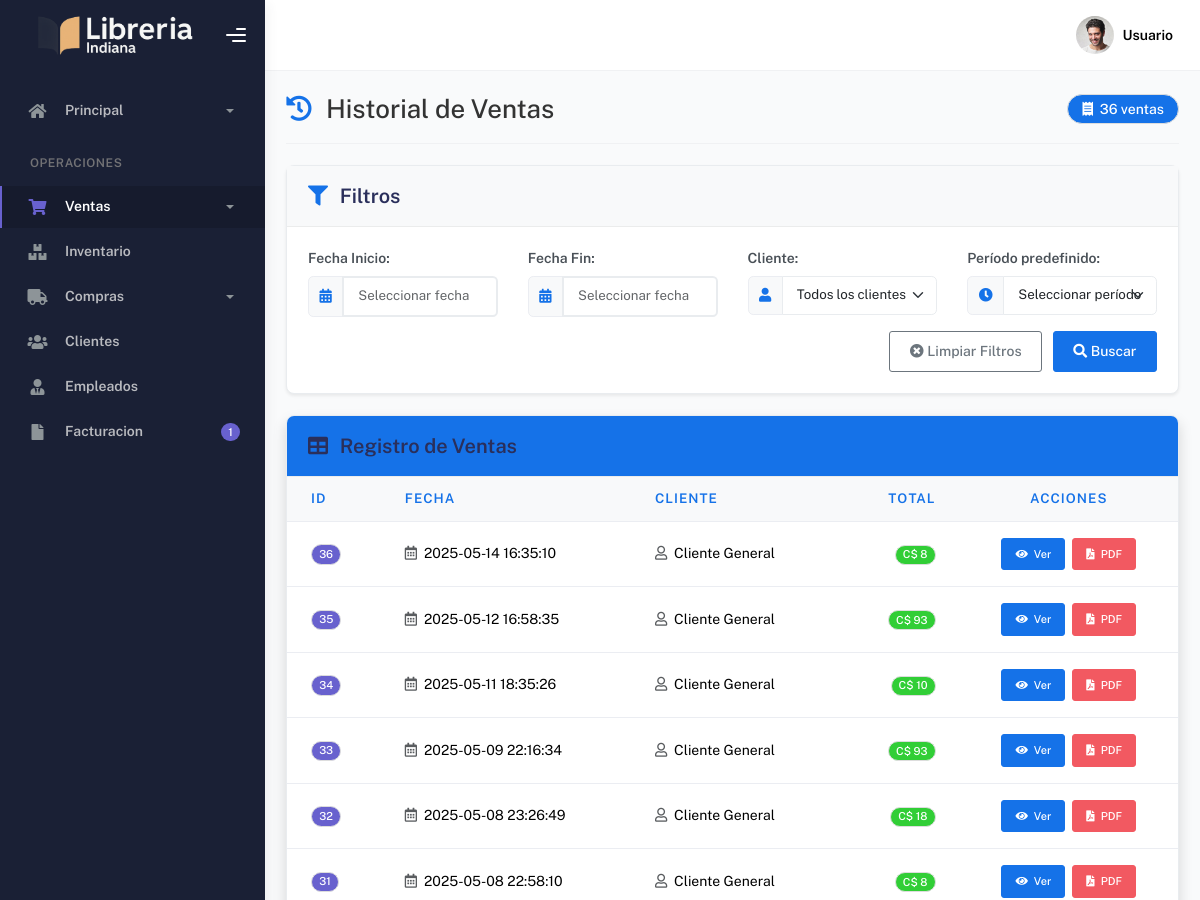
Page /historial (upper part) on the earlier database version.
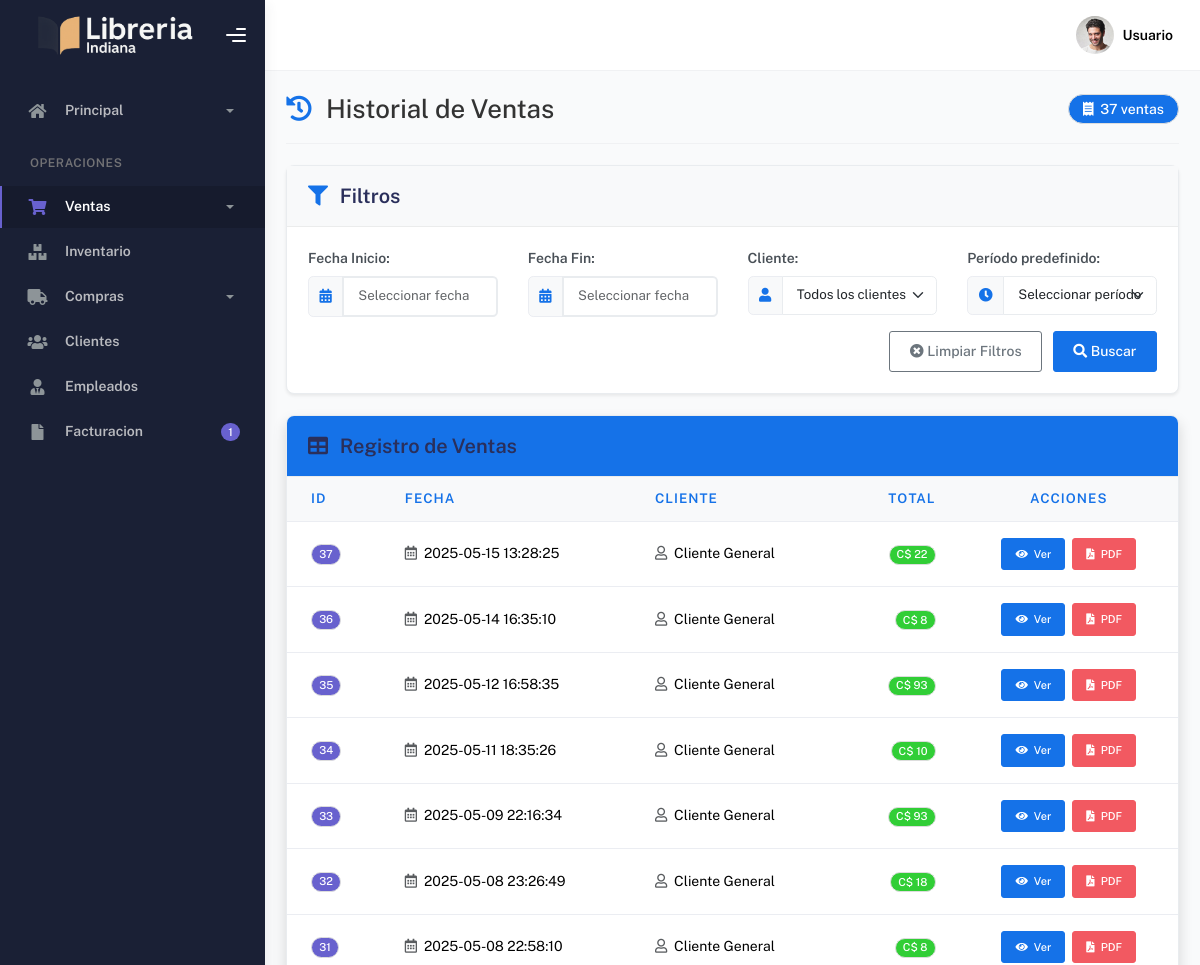
Same page on the later database version.
### tables this page shows
CREATE TABLE Venta (
    IDVenta INTEGER PRIMARY KEY AUTOINCREMENT,
    Fecha DATETIME,
    Total DECIMAL NOT NULL,
    IDEmpleado INTEGER,
    IDCliente INTEGER,
    IDSucursal INTEGER, MetodoPago TEXT, Descuento REAL,
    FOREIGN KEY (IDEmpleado) REFERENCES Empleado(IDEmpleado),
    FOREIGN KEY (IDCliente) REFERENCES Cliente(IDCliente),
    FOREIGN KEY (IDSucursal) REFERENCES Sucursal(IDSucursal)
);

### app/blueprints/ventas/routes.py (the view, shortened to what this page needs)
@ventas_bp.route("/historial", methods=["GET", "POST"])
def historial():
    ventas = obtener_ventas("todas")
    clientes = obtener_clientes()
    return render_template("ventas/ventas.html", ventas=ventas, clientes=clientes)

### app/blueprints/ventas/routes.py (called while the page is built)
def obtener_clientes():
    conexion = get_db_connection()
    cursor = conexion.cursor()
    cursor.execute("SELECT IDCliente, NombreCompleto FROM Cliente ORDER BY NombreCompleto")
    clientes = [{"IDCliente": row[0], "NombreCompleto": row[1]} for row in cursor.fetchall()]
    conexion.close()
    return clientes

### app/utils/db.py (called while the page is built)
def get_db_connection():
    conn = sqlite3.connect(current_app.config['DATABASE_PATH'])
    conn.row_factory = sqlite3.Row
    return conn

### app/blueprints/ventas/templates/ventas/ventas.html (shortened to what this page needs)
{% extends "layout.html" %}
{% block style %}
<link rel="stylesheet" href="https://cdn.jsdelivr.net/npm/flatpickr/dist/flatpickr.min.css">
<link rel="stylesheet" href="https://cdn.datatables.net/1.11.5/css/dataTables.bootstrap5.min.css">
{% endblock %}
{% block main %}
<div class="container-fluid">
    <div class="d-flex justify-content-between align-items-center mb-4 pb-3 border-bottom">
        <h2 class="m-0 d-flex align-items-center">
            <i class="fas fa-history text-primary me-3"></i>
            Historial de Ventas
        </h2>
        <span class="badge bg-primary rounded-pill px-3 py-2 fs-6">
            <i class="fas fa-receipt me-1"></i>
            {{ ventas|length }} ventas
        </span>
    </div>
    <div class="card filter-card shadow-sm mb-4">
        <div class="card-header bg-light">
            <h5 class="card-title mb-0">
                <i class="fas fa-filter me-2 text-primary"></i>
                Filtros
            </h5>
        </div>
        <div class="card-body">
            <form id="filtroForm" class="row g-3">
                <div class="col-md-3">
                    <label for="fechaInicio" class="form-label fw-bold">Fecha Inicio:</label>
                    <div class="input-group">
                        <span class="input-group-text bg-light">
                            <i class="fas fa-calendar-alt text-primary"></i>
                        </span>
                        <input type="text" class="form-control datepicker" id="fechaInicio" placeholder="Seleccionar fecha">
                    </div>
                </div>
                <div class="col-md-3">
                    <label for="fechaFin" class="form-label fw-bold">Fecha Fin:</label>
                    <div class="input-group">
                        <span class="input-group-text bg-light">
                            <i class="fas fa-calendar-alt text-primary"></i>
                        </span>
                        <input type="text" class="form-control datepicker" id="fechaFin" placeholder="Seleccionar fecha">
                    </div>
                </div>
                <div class="col-md-3">
                    <label for="cliente" class="form-label fw-bold">Cliente:</label>
                    <div class="input-group">
                        <span class="input-group-text bg-light">
                            <i class="fas fa-user text-primary"></i>
                        </span>
                        <select class="form-select" id="cliente">
                            <option value="">Todos los clientes</option>
                        </select>
                    </div>
                </div>
                <div class="col-md-3">
                    <label for="periodo" class="form-label fw-bold">Período predefinido:</label>
                    <div class="input-group">
                        <span class="input-group-text bg-light">
                            <i class="fas fa-clock text-primary"></i>
                        </span>
                        <select class="form-select" id="periodo">
                            <option value="">Seleccionar período</option>
                        </select>
                    </div>
                </div>
                <div class="col-12 text-end">
                    <button type="button" id="btnLimpiarFiltros" class="btn btn-outline-secondary me-2">
                        <i class="fas fa-times-circle me-1"></i>Limpiar Filtros
                    </button>
                    <button type="button" id="btnFiltrar" class="btn btn-primary">
                        <i class="fas fa-search me-1"></i>Buscar
                    </button>
                </div>
            </form>
        </div>
    </div>
    <div class="card data-card shadow">
        <div class="card-header bg-primary text-white py-3">
            <h5 class="card-title mb-0">
                <i class="fas fa-table me-2"></i>
                Registro de Ventas
            </h5>
        </div>
        <div class="card-body p-0">
            <div class="table-responsive">
                <table class="table table-hover mb-0" id="tablaVentas">
                    <thead class="table-light">
                        <tr>
                            <th class="fw-bold text-primary border-bottom">ID</th>
                            <th class="fw-bold text-primary border-bottom">Fecha</th>
                            <th class="fw-bold text-primary border-bottom">Cliente</th>
                            <th class="fw-bold text-primary border-bottom text-end">Total</th>
                            <th class="fw-bold text-primary border-bottom text-center">Acciones</th>
                        </tr>
                    </thead>
                    <tbody id="tabla-ventas">
                        {% if ventas|length > 0 %}
                            {% for venta in ventas %}
                            <tr>
                                <td class="align-middle">
                                    <span class="badge bg-secondary">{{ venta.id }}</span>
                                </td>
                                <td class="align-middle">
                                    <i class="far fa-calendar-alt me-1 text-muted"></i>
                                    {{ venta.fecha }}
                                </td>
                                <td class="align-middle">
                                    <i class="far fa-user me-1 text-muted"></i>
                                    {{ venta.cliente if venta.cliente else 'Cliente General' }}
                                </td>
                                <td class="text-end align-middle">
                                    <span class="badge bg-success px-2 py-1">
                                        C$ {{ venta.total | round(2) }}
                                    </span>
                                </td>
                                <td class="text-center align-middle">
                                    <div class="d-flex gap-2 justify-content-center">
                                        <button class="btn btn-primary btn-sm ver-detalle" data-id="{{ venta.id }}">
                                            <i class="fas fa-eye me-1"></i>
                                            Ver
                                        </button>
                                        <button class="btn btn-danger btn-sm exportar-pdf" data-id="{{ venta.id }}">
                                            <i class="fas fa-file-pdf me-1"></i>
                                            PDF
                                        </button>
                                    </div>
                                </td>
                            </tr>
                            {% endfor %}
                        {% endif %}
                    </tbody>
                </table>
            </div>
        </div>
    </div>
</div>
{% endblock %}

### app/templates/layout.html (shortened to what this page needs)
<!DOCTYPE html>
<html lang="en">
  <head>
    <link href="https://cdn.jsdelivr.net/npm/@mdi/font@6.5.95/css/materialdesignicons.min.css" rel="stylesheet">
    <link rel="stylesheet" href="{{ url_for('static', filename='css/bootstrap.min.css') }}" />
    <link rel="stylesheet" href="{{ url_for('static', filename='css/plugins.min.css') }}" />
    <link rel="stylesheet" href="{{ url_for('static', filename='css/kaiadmin.min.css') }}" />
    <link href="https://cdn.jsdelivr.net/npm/bootstrap-icons@1.11.1/font/bootstrap-icons.css" rel="stylesheet">
    <link rel="stylesheet" href="{{ url_for('static', filename='css/demo.css') }}" />
    {% block style %} {% endblock %}
  </head>
  <body>
    <div class="wrapper">
      {% set current_path = request.path %}
      <div class="sidebar" data-background-color="dark">
        <div class="sidebar-logo">
          <div class="logo-header" data-background-color="dark">
            <a href="{{ url_for('dashboard.index') }}" class="logo">
              <img
                src="{{ url_for('static', filename='img/logo_claro.png') }}"
                alt="navbar brand"
                class="navbar-brand"
                height="20"
              />
            </a>
            <div class="nav-toggle">
              <button class="btn btn-toggle toggle-sidebar">
                <i class="gg-menu-right"></i>
              </button>
            </div>
          </div>
        </div>
        <div class="sidebar-wrapper scrollbar scrollbar-inner">
          <div class="sidebar-content">
            <ul class="nav nav-secondary">
              <li class="nav-item {% if current_path == url_for('dashboard.index') %}active{% endif %}">
                <a
                  data-bs-toggle="collapse"
                  href="{{ url_for('dashboard.index') }}"
                  class="collapsed"
                  aria-expanded="false"
                >
                  <i class="fas fa-home"></i>
                  <p>Principal</p>
                  <span class="caret"></span>
                </a>
              </li>
              <li class="nav-section">
                <h4 class="text-section">Operaciones</h4>
              </li>
              <li class="nav-item {% if current_path in [url_for('ventas.catalogo'), url_for('ventas.historial'), url_for('ventas.reporte')] %}active{% endif %}">
                <a data-bs-toggle="collapse" href="#base">
                  <i class="fas fa-shopping-cart"></i>
                  <p>Ventas</p>
                  <span class="caret"></span>
                </a>
              </li>
              <li class="nav-item {% if current_path == url_for('inventario.mostrar_stock') %}active{% endif %}">
                <a href="{{ url_for('inventario.mostrar_stock') }}">
                  <i class="fas fa-boxes"></i>
                  <p>Inventario</p>
                </a>
              </li>
              <li class="nav-item {% if current_path in [url_for('compras.realizar_compras'), url_for('compras.historial_compras')] %}active{% endif %}">
                <a data-bs-toggle="collapse" href="#forms">
                  <i class="fas fa-truck"></i>
                  <p>Compras</p>
                  <span class="caret"></span>
                </a>
              </li>
              <li class="nav-item">
                <a href="#tables">
                  <i class="fas fa-users"></i>
                  <p>Clientes</p>
                </a>
              </li>
              <li class="nav-item {% if current_path == url_for('admin.employees') %}active{% endif %}">
                <a href="{{ url_for('admin.employees') }}">
                  <i class="fas fa-user-tie"></i>
                  <p>Empleados</p>
                </a>
              </li>
              <li class="nav-item">
                <a href="#facturacion">
                  <i class="fas fa-file"></i>
                  <p>Facturacion</p>
                  <span class="badge badge-secondary">1</span>
                </a>
              </li>
            </ul>
          </div>
        </div>
      </div>
      <div class="main-panel">
        <div class="main-header">
          <nav
            class="navbar navbar-header navbar-header-transparent navbar-expand-lg border-bottom"
          >
            <div class="container-fluid">
              <ul class="navbar-nav topbar-nav ms-md-auto align-items-center">
                <li class="nav-item topbar-user dropdown hidden-caret">
                  <a
                    class="dropdown-toggle profile-pic"
                    data-bs-toggle="dropdown"
                    href="#"
                    aria-expanded="false"
                  >
                    <div class="avatar-sm">
                      <img
                        src="{{ url_for('static', filename='img/profile.jpg') }}"
                        alt="..."
                        class="avatar-img rounded-circle"
                      />
                    </div>
                    <span class="profile-username">
                      <span class="fw-bold">{{ session.get('username', 'Usuario') }}</span>
                    </span>
                  </a>
                </li>
              </ul>
            </div>
          </nav>
        </div>
        <div class="container">
            {% block main %} {% endblock %}
        </div>
      </div>
    </div>
  </body>
</html>

### app/templates/layout.html (style rules this page uses)
.navbar-brand { width: 180px; height: 100%; object-fit: contain; }

### app/blueprints/ventas/templates/ventas/ventas.html (style rules this page uses)
body { color: #333333; background-color: #f9fafb; }
.container-fluid { padding: 1.5rem; }
.filter-card { border-radius: 8px; border: 1px solid #e9ecef; box-shadow: 0 4px 6px rgba(0, 0, 0, 0.05); background-color: white; margin-bottom: 1.5rem; }
.filter-card .card-header { background-color: white; border-bottom: 1px solid #e9ecef; padding: 1rem 1.5rem; font-weight: 600; }
.filter-card .card-body { padding: 1.5rem; }
.filter-card .form-control, .filter-card .form-select { border-color: #e9ecef; padding: 0.6rem 1rem; font-size: 0.95rem; box-shadow: none; transition: all 0.3s ease; }
.data-card { border-radius: 8px; border: 1px solid #e9ecef; box-shadow: 0 4px 6px rgba(0, 0, 0, 0.05); background-color: white; margin-bottom: 1.5rem; overflow: hidden; }
.data-card .card-header { background-color: white; border-bottom: 1px solid #e9ecef; padding: 1rem 1.5rem; font-weight: 600; display: flex; justify-content: space-between; align-items: center; }
.data-card .card-body { padding: 0; }
.table-responsive { padding: 0; }
.btn-primary { background-color: #4361ee; border-color: #4361ee; }
.badge { padding: 0.35em 0.65em; font-weight: 500; border-radius: 30px; }

Differences in the rows shown:
added Venta: id "37", fecha "2025-05-15 13:28:25", cliente "Cliente General", total "22"
Other differences:
{{ ventas|length }}: "36" → "37"
